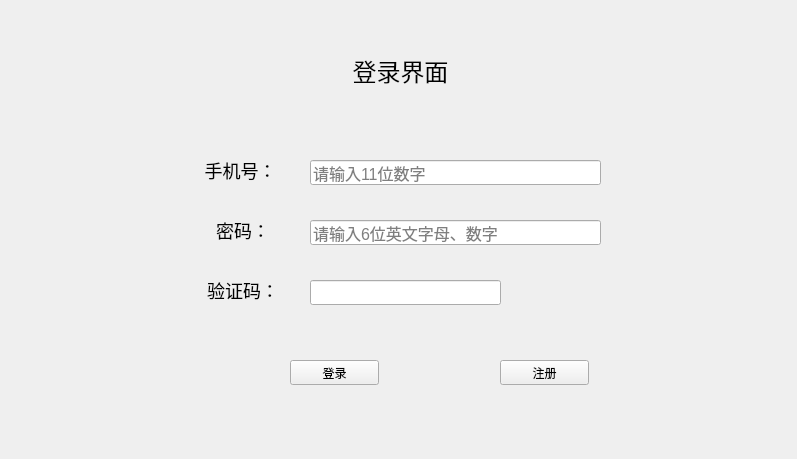
<?xml version="1.0" encoding="UTF-8"?>
<ui version="4.0">
 <class>LoginWidget</class>
 <widget class="QWidget" name="LoginWidget">
  <property name="geometry">
   <rect>
    <x>0</x>
    <y>0</y>
    <width>797</width>
    <height>459</height>
   </rect>
  </property>
  <property name="windowTitle">
   <string>登录界面</string>
  </property>
  <widget class="QLabel" name="title">
   <property name="geometry">
    <rect>
     <x>330</x>
     <y>40</y>
     <width>141</width>
     <height>61</height>
    </rect>
   </property>
   <property name="styleSheet">
    <string notr="true">font-size:24px
</string>
   </property>
   <property name="text">
    <string>登录界面</string>
   </property>
   <property name="alignment">
    <set>Qt::AlignCenter</set>
   </property>
  </widget>
  <widget class="QLabel" name="accountLabel">
   <property name="geometry">
    <rect>
     <x>190</x>
     <y>160</y>
     <width>101</width>
     <height>21</height>
    </rect>
   </property>
   <property name="styleSheet">
    <string notr="true">font-size:18px</string>
   </property>
   <property name="text">
    <string>手机号：</string>
   </property>
   <property name="alignment">
    <set>Qt::AlignCenter</set>
   </property>
  </widget>
  <widget class="QLabel" name="passwdLabel">
   <property name="geometry">
    <rect>
     <x>190</x>
     <y>220</y>
     <width>101</width>
     <height>21</height>
    </rect>
   </property>
   <property name="styleSheet">
    <string notr="true">font-size:18px</string>
   </property>
   <property name="text">
    <string> 密码：</string>
   </property>
   <property name="alignment">
    <set>Qt::AlignCenter</set>
   </property>
  </widget>
  <widget class="QLabel" name="testNumLabel">
   <property name="geometry">
    <rect>
     <x>190</x>
     <y>280</y>
     <width>101</width>
     <height>21</height>
    </rect>
   </property>
   <property name="styleSheet">
    <string notr="true">font-size:18px</string>
   </property>
   <property name="text">
    <string> 验证码：</string>
   </property>
   <property name="alignment">
    <set>Qt::AlignCenter</set>
   </property>
  </widget>
  <widget class="QLineEdit" name="phoneEdit">
   <property name="geometry">
    <rect>
     <x>310</x>
     <y>160</y>
     <width>291</width>
     <height>25</height>
    </rect>
   </property>
   <property name="styleSheet">
    <string notr="true">font-size:16px</string>
   </property>
   <property name="placeholderText">
    <string>请输入11位数字</string>
   </property>
  </widget>
  <widget class="QLineEdit" name="passwdEdit">
   <property name="geometry">
    <rect>
     <x>310</x>
     <y>220</y>
     <width>291</width>
     <height>25</height>
    </rect>
   </property>
   <property name="styleSheet">
    <string notr="true">font-size:16px</string>
   </property>
   <property name="text">
    <string/>
   </property>
   <property name="echoMode">
    <enum>QLineEdit::Password</enum>
   </property>
   <property name="placeholderText">
    <string>请输入6位英文字母、数字</string>
   </property>
  </widget>
  <widget class="QLineEdit" name="testEdit">
   <property name="geometry">
    <rect>
     <x>310</x>
     <y>280</y>
     <width>191</width>
     <height>25</height>
    </rect>
   </property>
   <property name="styleSheet">
    <string notr="true">font-size:16px</string>
   </property>
  </widget>
  <widget class="QPushButton" name="loginBtn">
   <property name="geometry">
    <rect>
     <x>290</x>
     <y>360</y>
     <width>89</width>
     <height>25</height>
    </rect>
   </property>
   <property name="text">
    <string>登录</string>
   </property>
  </widget>
  <widget class="QPushButton" name="reginBtn">
   <property name="geometry">
    <rect>
     <x>500</x>
     <y>360</y>
     <width>89</width>
     <height>25</height>
    </rect>
   </property>
   <property name="text">
    <string>注册</string>
   </property>
  </widget>
 </widget>
 <resources/>
 <connections/>
</ui>
